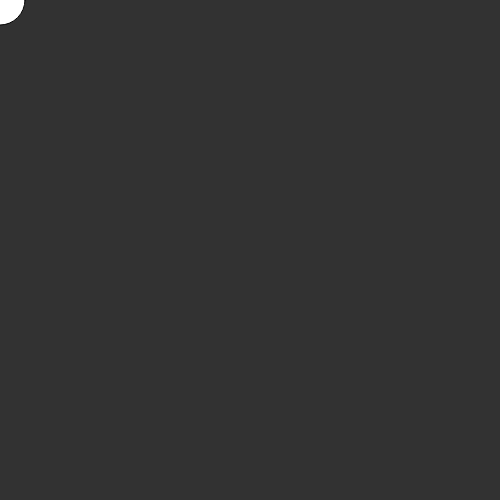
Frame 1 (no input)
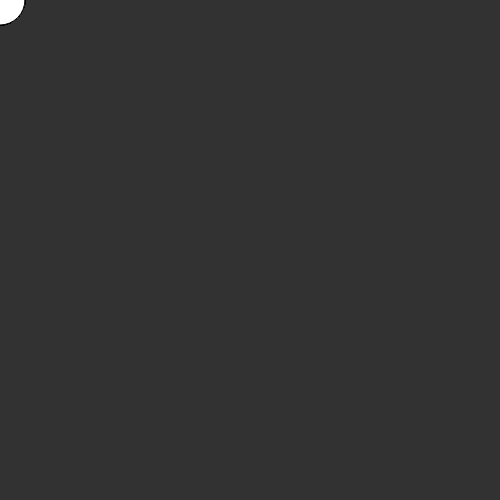
Frame 60 (no input)
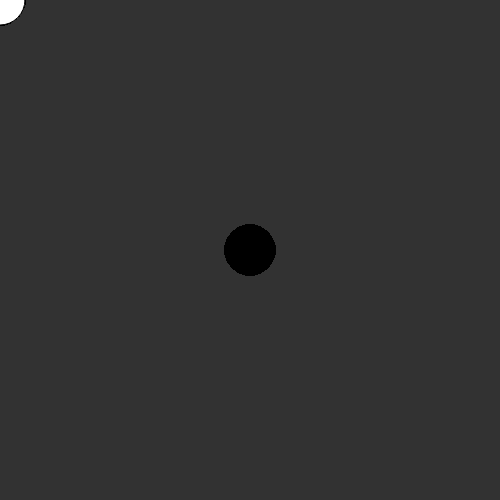
Frame 120 (the mouse pressed at the canvas centre since frame 60)

The p5.js sketch that drew these frames (run headless with seeded random() and noise() and a simulated clock; from frame 60 on, the mouse is pressed at the canvas centre):

// p5.js sketch
// ── sketch.js
function setup() {
  createCanvas(500, 500);
  background(50);
}

function draw() {
  if(mouseIsPressed) {
    fill(0);
  } else {
    fill(255);
  }
  ellipse(mouseX, mouseY, 50, 50);
}
